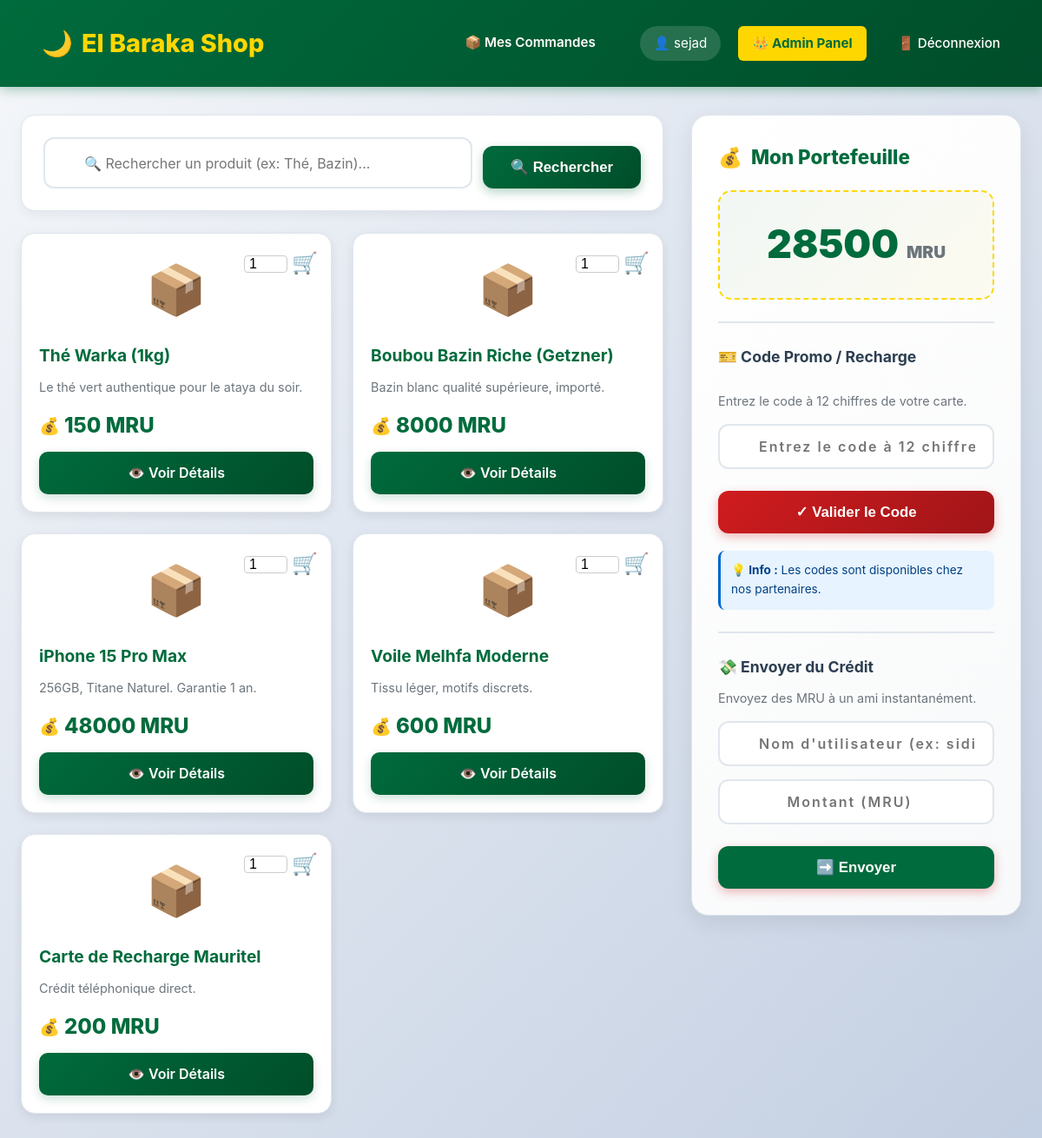
Page / (signed in) on the committed database.
### tables this page shows
CREATE TABLE utilisateurs (
            id INTEGER PRIMARY KEY AUTOINCREMENT,
            username TEXT NOT NULL UNIQUE,
            password TEXT NOT NULL,
            telephone TEXT,
            adresse TEXT,
            est_admin BOOLEAN DEFAULT 0,
            solde_mru DECIMAL(10, 2) DEFAULT 0.00
        );

CREATE TABLE produits (
            id INTEGER PRIMARY KEY AUTOINCREMENT,
            nom TEXT NOT NULL,
            description TEXT,
            prix DECIMAL(10, 2) NOT NULL,
            quantite INTEGER DEFAULT 10
        );

### app.py (the view)
@app.route('/')
def index():
    if 'user_id' not in session:
        return redirect('/login')
    conn = get_db_connection()
    user = conn.execute("SELECT solde_mru FROM utilisateurs WHERE id = ?", (session['user_id'],)).fetchone()
    if user:
        session['solde_mru'] = user['solde_mru']
    produits = conn.execute("SELECT * FROM produits LIMIT 10").fetchall()
    conn.close()
    return render_template('index.html', produits=produits, search_term='')

### app.py (called while the page is built)
def get_db_connection():
    conn = sqlite3.connect('elbaraka.db')
    conn.row_factory = sqlite3.Row
    return conn

### templates/index.html (shortened to what this page needs)
{% extends "base.html" %}
{% block content %}
<div class="main-layout">
    <div>
        <div style="background: white; padding: 25px; border-radius: 16px; margin-bottom: 25px; box-shadow: 0 4px 12px rgba(0,0,0,0.05); border: 1px solid #e0e6ed;">
            <form action="/recherche" method="GET" style="display: flex; gap: 12px; position: relative;">
                <input type="text" name="q" value="{{ search_term }}" placeholder="🔍 Rechercher un produit (ex: Thé, Bazin)..." style="flex: 1;">
                <button type="submit" class="btn-primary" style="width: auto; padding: 14px 32px;">🔍 Rechercher</button>
            </form>
        </div>
        <div class="products-grid">
            {% if produits %}
                {% for p in produits %}
                <div class="card" style="position: relative;">
                  <form action="/acheter/{{ p.id }}" method="POST" style="position: absolute; top: 15px; right: 15px; z-index: 10; display: flex; align-items: center; gap: 5px;">
                     {% if p.quantite > 0 %}
                         <input type="number" name="qty" value="1" style="width: 50px; font-size: 1rem; border: 1px solid #ccc; border-radius: 4px; padding-left: 5px;">
                         <a href="javascript:void(0);"
                            onclick="this.closest('form').submit();"
                            style="text-decoration: none; font-size: 1.5rem; cursor: pointer;"
                            title="Acheter">
                            🛒
                         </a>
                     {% else %}
                         <button disabled class="btn btn-secondary btn-sm" style="font-size: 0.7rem;">Rupture</button>
                     {% endif %}
                 </form>
                    <div>
                        <div style="font-size: 3.5rem; text-align: center; margin-bottom: 15px; filter: grayscale(0.2); transition: all 0.3s ease;">
                            📦
                        </div>
                        <h3>{{ p['nom'] }}</h3>
                        <p style="color: #6c757d; font-size: 0.9rem; line-height: 1.5;">
                            {{ p['description'] }}
                        </p>
                    </div>
                    <div>
                        <div class="price">{{ p['prix'] }} MRU</div>
                        <a href="/produit/{{ p['id'] }}" class="btn-buy" style="display: block; text-align: center; text-decoration: none; color: white;">
                            👁️ Voir Détails
                        </a>
                    </div>
                </div>
                {% endfor %}
            {% endif %}
        </div>
    </div>
    <aside>
        <div class="wallet-card">
            <h3 style="margin-top: 0; color: var(--primary); font-size: 1.4rem; font-weight: 800; display: flex; align-items: center; gap: 10px;">
                <span>💰</span>
                <span>Mon Portefeuille</span>
            </h3>
            <div style="font-size: 2.8rem; font-weight: 900; color: var(--primary); text-align: center; padding: 25px; background: linear-gradient(135deg, rgba(0, 107, 60, 0.05) 0%, rgba(255, 215, 0, 0.05) 100%); border-radius: 15px; margin-bottom: 20px; border: 2px dashed var(--gold);">
                {{ session.get('solde_mru', 0) }} <span style="font-size: 1.2rem; color: #6c757d;">MRU</span>
            </div>
            <hr style="border: 0; border-top: 2px solid #e0e6ed; margin: 25px 0;">
            <h4 style="color: var(--text); margin-bottom: 10px; font-size: 1.1rem; font-weight: 700;">
                🎫 Code Promo / Recharge
            </h4>
            <div id="promo-display" style="color: #006b3c; font-weight: bold; margin-bottom: 10px; min-height: 5px;"></div>
            <p style="font-size: 0.9rem; color: #6c757d; margin-bottom: 15px;">
                Entrez le code à 12 chiffres de votre carte.
            </p>
            <form action="/recharger" method="POST" style="display: flex; flex-direction: column; gap: 15px;">
                <input
                    type="text"
                    name="code_pin"
                    placeholder="Entrez le code à 12 chiffres"
                    maxlength="12"
                    pattern="\d{12}"
                    required
                >
                <button type="submit" class="btn-primary" style="background: linear-gradient(135deg, var(--secondary) 0%, #a01518 100%); box-shadow: 0 4px 12px rgba(208, 28, 31, 0.3);">
                    ✓ Valider le Code
                </button>
            </form>
            <div style="margin-top: 20px; padding: 12px; background: #e7f3ff; border-radius: 8px; border-left: 3px solid #0066cc;">
                <p style="margin: 0; font-size: 0.85rem; color: #004085;">
                    <strong>💡 Info :</strong> Les codes sont disponibles chez nos partenaires.
                </p>
            </div>
            <hr style="border: 0; border-top: 2px solid #e0e6ed; margin: 25px 0;">
            <h4 style="color: var(--text); margin-bottom: 10px; font-size: 1.1rem; font-weight: 700;">
                💸 Envoyer du Crédit
            </h4>
            <p style="font-size: 0.9rem; color: #6c757d; margin-bottom: 15px;">
                Envoyez des MRU à un ami instantanément.
            </p>
            <form action="/transfert" method="POST" style="display: flex; flex-direction: column; gap: 15px;">
                <input
                    type="text"
                    name="destinataire"
                    placeholder="Nom d'utilisateur (ex: sidi_med)"
                    required
                >
                <input
                    type="number"
                    name="montant"
                    placeholder="Montant (MRU)"
                    min="1"
                    required
                >
                <button type="submit" class="btn-primary" style="background: var(--primary);">
                    ➡️ Envoyer
                </button>
            </form>
        </div> </aside>
</div>
{% endblock %}

### templates/base.html (shortened to what this page needs)
<!DOCTYPE html>
<html lang="fr">
<head>
    <link rel="stylesheet" href="{{ url_for('static', filename='style.css') }}">
</head>
<body>
    <nav class="navbar">
        <a href="/" class="brand">
            <span>🌙</span>
            <span>El Baraka Shop</span>
        </a>
        <div class="user-info">
            {% if session.get('user_id') %}
                <a href="/mes-commandes" style="color: white; text-decoration: none; font-weight: 600; margin-right: 15px; border-bottom: 2px solid transparent; transition: all 0.3s;" onmouseover="this.style.borderBottom='2px solid var(--gold)'" onmouseout="this.style.borderBottom='2px solid transparent'">
                    📦 Mes Commandes
                </a>
                <span style="background: rgba(255, 255, 255, 0.15); padding: 8px 16px; border-radius: 20px; backdrop-filter: blur(10px);">
                    👤 {{ session.get('username') }}
                </span>
                {% if session.get('est_admin') %}
                    <a href="/admin/users" style="background: var(--gold); color: var(--primary); font-weight: 700;">
                        👑 Admin Panel
                    </a>
                {% endif %}
                <a href="/logout">🚪 Déconnexion</a>
            {% else %}
                <a href="/login">🔐 Connexion</a>
            {% endif %}
        </div>
    </nav>
    <div class="container">
        {% block content %}{% endblock %}
    </div>
</body>
</html>

### rows in the picture
utilisateurs: get "sejad", get "28500"
produits: nom "Thé Warka (1kg)", description "Le thé vert authentique pour le ataya du soir.", prix "150"
produits: nom "Boubou Bazin Riche (Getzner)", description "Bazin blanc qualité supérieure, importé.", prix "8000"
produits: nom "iPhone 15 Pro Max", description "256GB, Titane Naturel. Garantie 1 an.", prix "48000"
produits: nom "Voile Melhfa Moderne", description "Tissu léger, motifs discrets.", prix "600"
produits: nom "Carte de Recharge Mauritel", description "Crédit téléphonique direct.", prix "200"
